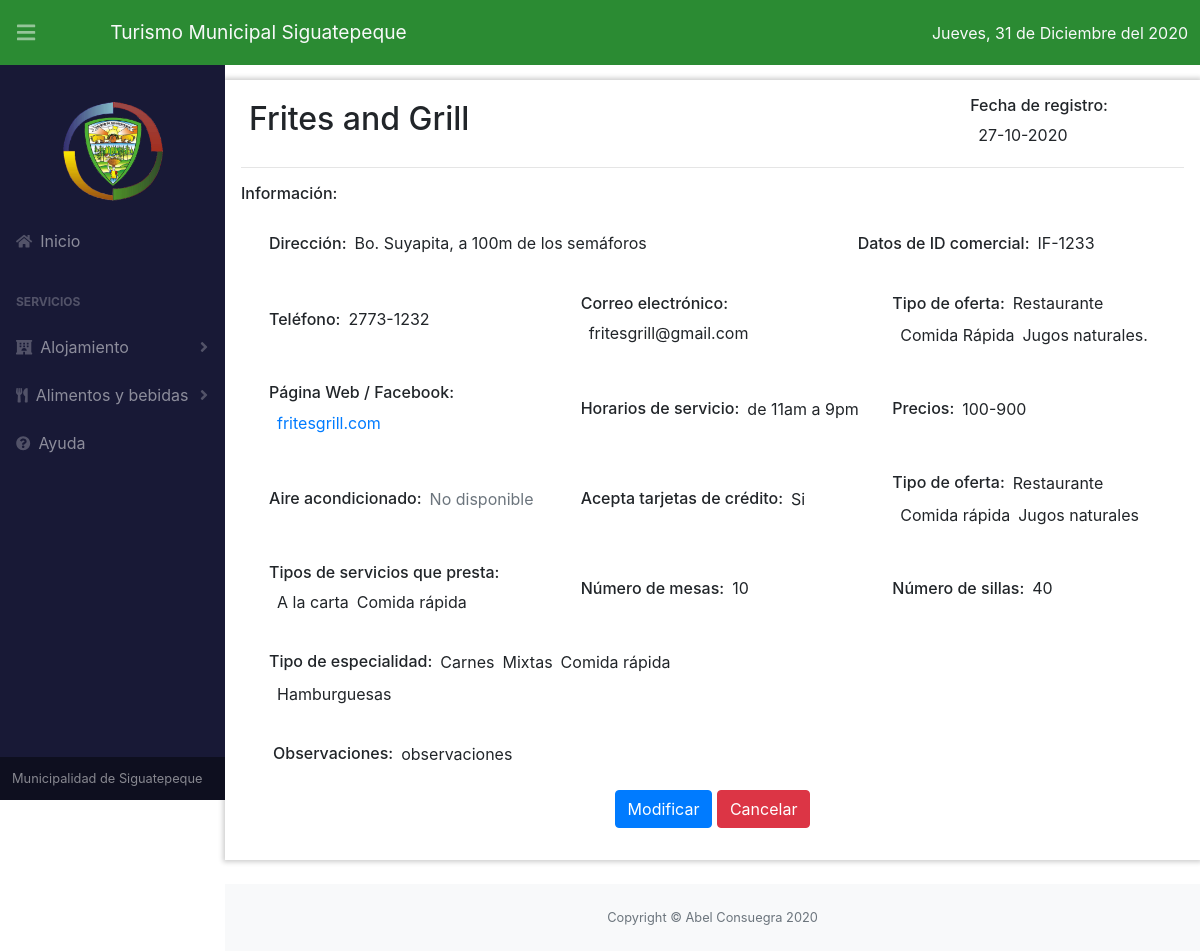
/alimentos_y_bebidas/ver_alimento.php?id=7, run on the app's committed database.
### tables this page shows
CREATE TABLE `alimentos_y_bebidas` (
  `id` int(11) NOT NULL,
  `nombre` varchar(255) NOT NULL,
  `direccion` varchar(1000) DEFAULT NULL,
  `fecha_registro` varchar(100) NOT NULL,
  `telefono` varchar(15) DEFAULT NULL,
  `correo` varchar(100) DEFAULT NULL,
  `pag_web` varchar(255) DEFAULT NULL,
  `id_comercial` varchar(100) DEFAULT NULL,
  `horarios` varchar(255) DEFAULT NULL,
  `precios` varchar(255) DEFAULT NULL,
  `aire_acondicionado` tinyint(4) DEFAULT NULL,
  `tarjetas_de_credito` tinyint(4) DEFAULT NULL,
  `n_mesas` int(11) DEFAULT NULL,
  `n_sillas` int(11) DEFAULT NULL,
  `observaciones` varchar(1000) DEFAULT NULL,
  `activo` tinyint(4) DEFAULT NULL
);

CREATE TABLE `tipo_oferta_alimentos` (
  `id` int(11) NOT NULL,
  `restaurante` tinyint(4) DEFAULT NULL,
  `cafeteria` tinyint(4) DEFAULT NULL,
  `cafe` tinyint(4) DEFAULT NULL,
  `pizzeria` tinyint(4) DEFAULT NULL,
  `reposteria_tipica` tinyint(4) DEFAULT NULL,
  `heladeria` tinyint(4) DEFAULT NULL,
  `comedor` tinyint(4) DEFAULT NULL,
  `centro` tinyint(4) DEFAULT NULL,
  `penia` tinyint(4) DEFAULT NULL,
  `comida_rapida` tinyint(4) DEFAULT NULL,
  `gastronomia` tinyint(4) DEFAULT NULL,
  `otro` varchar(255) DEFAULT NULL,
  `id_alimentos` int(11) NOT NULL
);

CREATE TABLE `especialidad_oferta_alimentos` (
  `id` int(11) NOT NULL,
  `carnes` tinyint(4) DEFAULT NULL,
  `pescado_mariscos` tinyint(4) DEFAULT NULL,
  `pastas` tinyint(4) DEFAULT NULL,
  `comida_vegetariana` tinyint(4) DEFAULT NULL,
  `mixtas` tinyint(4) DEFAULT NULL,
  `comida_rapida` tinyint(4) DEFAULT NULL,
  `otro` varchar(255) DEFAULT NULL,
  `id_alimentos` int(11) NOT NULL
);

### alimentos_y_bebidas/ver_alimento.php (the view, shortened to what this page needs)
<?php
include("../conexion/conexion.php");
$id = $_GET['id'] ?? '';
$consultaAlimentos = $pdo->prepare("SELECT * FROM alimentos_y_bebidas WHERE id=:id");
$consultaAlimentos->bindParam(':id', $id);
$consultaAlimentos->execute();
$alimentos = $consultaAlimentos->fetch(PDO::FETCH_ASSOC);
$consultaTipoOfertas = $pdo->prepare("SELECT * FROM tipo_oferta_alimentos WHERE id_alimentos=:id");
$consultaTipoOfertas->bindParam(':id', $id);
$consultaTipoOfertas->execute();
$tipoOfertas = $consultaTipoOfertas->fetch(PDO::FETCH_ASSOC);
$consultaTipoServicio = $pdo->prepare("SELECT * FROM tipos_servicio_alimentos WHERE id_alimentos=:id");
$consultaTipoServicio->bindParam(':id', $id);
$consultaTipoServicio->execute();
$tipoServicio = $consultaTipoServicio->fetch(PDO::FETCH_ASSOC);
$consultaOferta = $pdo->prepare("SELECT * FROM especialidad_oferta_alimentos WHERE id_alimentos=:id");
$consultaOferta->bindParam(':id', $id);
$consultaOferta->execute();
$ofertas = $consultaOferta->fetch(PDO::FETCH_ASSOC);
?>
<!DOCTYPE html>
<html lang="es">
<head>
    <link rel="stylesheet" href="https://stackpath.bootstrapcdn.com/bootstrap/4.5.2/css/bootstrap.min.css">
    <link href="../css/styles.css" rel="stylesheet" />
    <link href="../css/estilos.css" rel="stylesheet" />
    <link href="https://cdn.datatables.net/1.10.20/css/dataTables.bootstrap4.min.css" rel="stylesheet" />
</head>
<body class="sb-nav-fixed">
    <nav class="sb-topnav navbar navbar-expand navbar-dark bg-#32357b px-2">
        <button class="btn btn-link btn-sm order-lg-0" id="sidebarToggle" href="#">
            <i class="fas fa-bars"></i>
        </button>
        <p class="text-light mt-3 ml-2">Turismo Municipal Siguatepeque</p>
        <div class="fecha mr-1 ml-auto text-light">
        </div>
    </nav>
    <div id="layoutSidenav">
        <div id="layoutSidenav_nav">
            <nav class="sb-sidenav accordion sb-sidenav sb-sidenav-dark" id="sidenavAccordion" style="background-color: #181936;">
                <div class="sb-sidenav-menu">
                    <div class="nav">
                        <a class="mt-3 mx-auto" href="../index.php"><img src="../img/logo_muni.png" width="100px" alt=""></a>
                        <a class="nav-link mt-3" href="../index.php">
                            <div class="sb-nav-link-icon"><i class="fas fa-home"></i></div>
                            Inicio
                        </a>
                        <div class="sb-sidenav-menu-heading">Servicios</div>
                        <a class="nav-link collapsed" href="#" data-toggle="collapse" data-target="#collapseLayouts" aria-expanded="false" aria-controls="collapseLayouts">
                            <div class="sb-nav-link-icon"><i class="fas fa-hotel"></i></div>
                            Alojamiento
                            <div class="sb-sidenav-collapse-arrow">
                                <i class="fas fa-angle-down"></i>
                            </div>
                        </a>
                        <a class="nav-link collapsed" href="#" data-toggle="collapse" data-target="#collapsePages" aria-expanded="false" aria-controls="collapsePages">
                            <div class="sb-nav-link-icon">
                                <i class="fas fa-utensils"></i>
                            </div>
                            Alimentos y bebidas
                            <div class="sb-sidenav-collapse-arrow">
                                <i class="fas fa-angle-down"></i>
                            </div>
                        </a>
                        <a class="nav-link" href="../assets/manual_de_usuario.pdf" target="_blank">
                            <div class="sb-nav-link-icon"><i class="fas fa-question-circle"></i></div>
                            Ayuda
                        </a>
                    </div>
                </div>
                <div class="sb-sidenav-footer" style="background-color: #0e0f1f;">
                    <div class="small">Municipalidad de Siguatepeque</div>
                </div>
            </nav>
        </div>
        <div id="layoutSidenav_content">
            <main>
                <div class="container mt-4 p-3 mb-4 pb-2" style="-webkit-box-shadow: 0 0 5px 2px rgba(0, 0, 0, .5);
           box-shadow: 0 0 5px 2px rgba(0, 0, 0, .2);">
                    <div class="row">
                        <div class="ml-2 row align-items-center col-lg-9">
                            <h2><?php echo $alimentos['nombre'] ?></h2>
                        </div>
                        <div class="ml-2 row align-items-center col-lg-3">
                            <h6>Fecha de registro: </h6>
                            <p class="ml-2 mb-1"> <?php echo $alimentos['fecha_registro'] ?></p>
                        </div>
                    </div>
                    <hr>
                    <h6>Información:</h6>
                    <div class="ml-3 mt-4 pt-1 row align-items-center col-lg-12">
                        <div class="row align-items-center col-lg-8">
                            <h6>Dirección: </h6>
                            <p class="ml-2 mb-2"> <?php echo $alimentos['direccion'] ?></p>
                        </div>
                        <div class=" row align-items-center col-lg-4">
                            <h6>Datos de ID comercial: </h6>
                            <p class="ml-2 mb-2"> <?php echo $alimentos['id_comercial'] ?></p>
                        </div>
                    </div>
                    <div class="ml-2 mt-4 pt-1 row align-items-center">
                        <div class="ml-2 row align-items-center col-lg-4">
                            <h6>Teléfono: </h6>
                            <p class="ml-2 mb-2"> <?php echo $alimentos['telefono'] ?></p>
                        </div>
                        <div class="ml-2 row align-items-center col-lg-4">
                            <h6>Correo electrónico: </h6>
                            <?php if ($alimentos['correo']) { ?>
                                <p class="ml-2 mb-2"> <?php echo $alimentos['correo'] ?></p>
                            <?php } else { ?>
                                <p class="ml-2 mb-2 text-muted">No disponible</p>
                            <?php } ?>
                        </div>
                        <div class="ml-2 row align-items-center col-lg-4">
                            <h6>Tipo de oferta: </h6>
                            <?php if ($tipoOfertas['restaurante']) { ?>
                                <p class="ml-2 mb-2">Restaurante</p>
                            <?php } ?>
                            <?php if ($tipoOfertas['comida_rapida']) { ?>
                                <p class="ml-2 mb-2">Comida Rápida</p>
                            <?php } ?>
                            <?php if ($tipoOfertas['otro']) { ?>
                                <p class="ml-2 mb-2"><?php echo $tipoOfertas['otro']; ?>.</p>
                            <?php } ?>
                        </div>
                    </div>
                    <div class="ml-2 mt-4 pt-1 row align-items-center">
                        <div class="ml-2 row align-items-center col-lg-4">
                            <h6>Página Web / Facebook: </h6>
                            <?php if ($alimentos['pag_web']) { ?>
                                <?php if (strpos($alimentos['pag_web'], '.')) { ?>
                                <a class="ml-2 mb-2" title="Ir al sitio web" target="_blank" href="http://<?php echo $alimentos['pag_web'] ?>"> <?php echo $alimentos['pag_web'] ?></a>
                                <?php } else { ?>
                                    <p class="ml-2 mb-2"> <?php echo $alimentos['pag_web'] ?></p>
                                <?php } ?>
                            <?php } else { ?>
                                <p class="ml-2 mb-2 text-muted">No disponible</p>
                            <?php } ?>
                        </div>
                        <div class="ml-2 row align-items-center col-lg-4">
                            <h6>Horarios de servicio: </h6>
                            <p class="ml-2 mb-2"> <?php echo $alimentos['horarios'] ?></p>
                        </div>
                        <div class="ml-2 row align-items-center col-lg-4">
                            <h6>Precios: </h6>
                            <p class="ml-2 mb-2"> <?php echo $alimentos['precios'] ?></p>
                        </div>
                    </div>
                    <div class="ml-2 mt-4 pt-1 row align-items-center">
                        <div class="ml-2 row align-items-center col-lg-4">
                            <h6>Aire acondicionado: </h6>
                            <?php if ($alimentos['aire_acondicionado'] == 0) { ?>
                                <p class="ml-2 mb-2 text-muted">No disponible</p>
                            <?php } else { ?>
                                <p class="ml-2 mb-2">Si</p>
                            <?php } ?>
                        </div>
                        <div class="ml-2 row align-items-center col-lg-4">
                            <h6>Acepta tarjetas de crédito: </h6>
                            <?php if ($alimentos['tarjetas_de_credito'] == 0) { ?>
                                <p class="ml-2 mb-2 text-muted">No disponible</p>
                            <?php } else { ?>
                                <p class="ml-2 mb-2">Si</p>
                            <?php } ?>
                        </div>
                        <div class="ml-2 row align-items-center col-lg-4">
                            <h6>Tipo de oferta: </h6>
                            <?php if ($tipoOfertas['restaurante']) { ?>
                                <p class="ml-2 mb-2">Restaurante</p>
                            <?php } ?>
                            <?php if ($tipoOfertas['comida_rapida']) { ?>
                                <p class="ml-2 mb-2">Comida rápida</p>
                            <?php } ?>
                            <?php if ($tipoOfertas['otro']) { ?>
                                <p class="ml-2 mb-2"><?php echo $tipoOfertas['otro'] ?></p>
                            <?php } ?>
                        </div>
                    </div>
                    <div class="ml-2 mt-4 pt-1 row align-items-center">
                        <div class="ml-2 row align-items-center col-lg-4">
                            <h6>Tipos de servicios que presta: </h6>
                            <?php if ($tipoServicio['a_la_carta']) { ?>
                                <p class="ml-2 mb-2">A la carta</p>
                            <?php } ?>
                            <?php if ($tipoServicio['comida_rapida']) { ?>
                                <p class="ml-2 mb-2">Comida rápida</p>
                            <?php } ?>
                        </div>
                        <div class="ml-2 row align-items-center col-lg-4">
                            <h6>Número de mesas: </h6>
                            <p class="ml-2 mb-2"> <?php echo $alimentos['n_mesas'] ?></p>
                        </div>
                        <div class="ml-2 row align-items-center col-lg-4">
                            <h6>Número de sillas: </h6>
                            <p class="ml-2 mb-2"> <?php echo $alimentos['n_sillas'] ?></p>
                        </div>
                    </div>
                    <div class="ml-2 mt-4 pt-1 row align-items-center">
                        <div class="ml-2 row align-items-center col-lg-6">
                            <h6>Tipo de especialidad: </h6>
                            <?php if ($ofertas['carnes']) { ?>
                                <p class="ml-2 mb-2">Carnes</p>
                            <?php } ?>
                            <?php if ($ofertas['mixtas']) { ?>
                                <p class="ml-2 mb-2">Mixtas</p>
                            <?php } ?>
                            <?php if ($ofertas['comida_rapida']) { ?>
                                <p class="ml-2 mb-2">Comida rápida</p>
                            <?php } ?>
                            <?php if ($ofertas['otro']) { ?>
                                <p class="ml-2 mb-2"><?php echo $ofertas['otro'] ?></p>
                            <?php } ?>
                        </div>
                    </div>
                    <div class="ml-4 mt-4 pt-1 row align-items-center">
                        <h6 class="ml-2 ">Observaciones: </h6>
                        <?php if ($alimentos['observaciones']) { ?>
                            <p class="ml-2 mb-2"><?php echo $alimentos['observaciones'] ?></p>
                        <?php } ?>
                    </div>
                    <div class="text-center my-3">
                        <a class="btn btn-primary" href="actualizar.php?id=<?php echo $alimentos['id']; ?>">Modificar</a>
                        <a class="btn btn-danger" href="alimentosYBebidas.php">Cancelar</a>
                    </div>
                </div>
            </main>
            <footer class="py-4 bg-light mt-auto">
                <div class="container-fluid">
                    <div class="d-flex align-items-center justify-content-center small">
                        <div class="text-muted text-center">Copyright &copy; Abel Consuegra 2020</div>
                    </div>
                </div>
            </footer>
        </div>
    </div>
</body>
</html>

### css/estilos.css (style rules this page uses)
.navbar { background-color: #2b8b33; }
.sb-topnav .fecha { font-size: 0.7rem; }
.sb-topnav p { font-size: 0.8rem; }
@media (min-width: 770px) { .sb-topnav .fecha { font-size: 1rem; } }
@media (min-width: 770px) { .sb-topnav p { font-size: 1.2rem; } }

### data on the page
alimentos_y_bebidas: nombre "Frites and Grill", fecha_registro "27-10-2020", direccion "Bo. Suyapita, a 100m de los semáforos", id_comercial "IF-1233", telefono "2773-1232", correo "fritesgrill@gmail.com", pag_web "fritesgrill.com", horarios "de 11am a 9pm", precios "100-900", n_mesas "10", n_sillas "40", observaciones "observaciones"
tipo_oferta_alimentos: otro "Jugos naturales"
especialidad_oferta_alimentos: otro "Hamburguesas"
